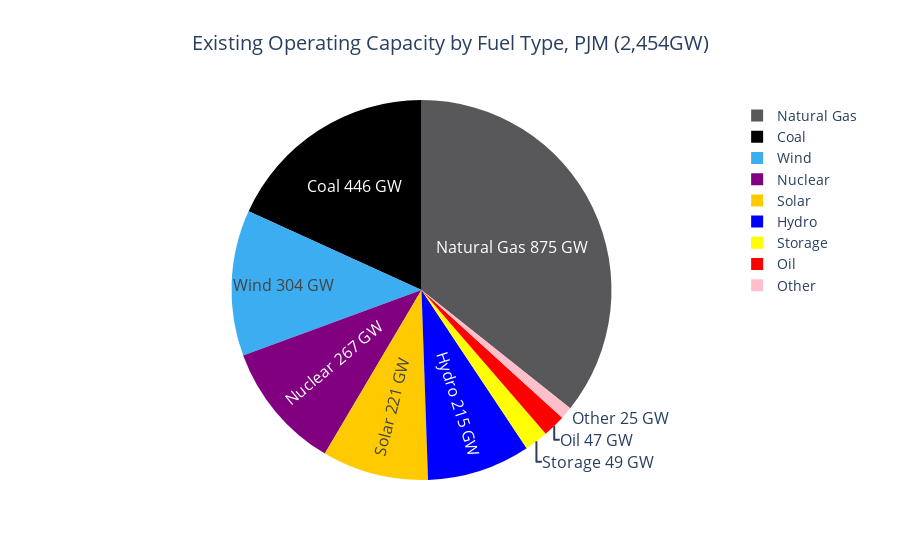

The notebook cell this image was saved under:
### Code cell
#Figure Existing Capacity by Fuel Type
PJM_existing_power_plants['FUEL_TYPE'] = PJM_existing_power_plants['FUEL_TYPE'].replace({
    'Gas': 'Natural Gas',
    'Water': 'Hydro',
    'Energy Storage': 'Storage'
})
fuel_capacity = PJM_existing_power_plants.groupby('FUEL_TYPE').agg(
    OPER_CAPACITY_PLANT=('OPER_CAPACITY_PLANT', 'sum'),
    project_count=('POWER_PLANT', 'count')
).reset_index()

total_capacity = fuel_capacity['OPER_CAPACITY_PLANT'].sum()
total_capacity_gw = total_capacity / 1000
fuel_capacity['percent'] = fuel_capacity['OPER_CAPACITY_PLANT'] / total_capacity * 100
major = fuel_capacity[fuel_capacity['percent'] >= 1].copy()
minor = fuel_capacity[fuel_capacity['percent'] < 1].copy()
other_capacity_sum = minor['OPER_CAPACITY_PLANT'].sum()
other_project_count = minor['project_count'].sum()

if other_capacity_sum > 0:
    other_row = pd.DataFrame({
        'FUEL_TYPE': ['Other'],
        'OPER_CAPACITY_PLANT': [other_capacity_sum],
        'project_count': [other_project_count],
        'percent': [other_capacity_sum / total_capacity * 100]
    })
    major = pd.concat([major, other_row], ignore_index=True)
major['slice_text'] = major.apply(
    lambda row: f"{row['FUEL_TYPE']} {int(row['OPER_CAPACITY_PLANT']/1000):.0f} GW",
    axis=1
)

colors = major['FUEL_TYPE'].map(fuel_color_map).fillna('#CCCCCC').tolist()
fig = go.Figure(data=[go.Pie(
    labels=major['FUEL_TYPE'],               
    values=major['OPER_CAPACITY_PLANT'],
    text=major['slice_text'],                 
    textinfo='text',                          
    hovertemplate=(
        "<b>%{label}</b><br>" +              
        "%{value:,} MW<br>" +                 
        "%{customdata} projects<br>" +        
        "<extra></extra>"
    ),
    customdata=major['project_count'],       
    textfont=dict(size=16),
    marker=dict(colors=colors)
)])

fig.update_layout(
    title=f'Existing Operating Capacity by Fuel Type, PJM ({total_capacity_gw:,.0f}GW)',
    title_x=0.5,
    font=dict(size=14)
)

fig.show()

### Figure 1 — Plotly figure (JSON) as saved in the notebook; plotly's stock layout.template omitted (floating-point values rounded to 4 significant figures)
{"data": [{"customdata": [467, 2451, 3025, 123, 1343, 9476, 1184, 2888, 1132], "hovertemplate": "<b>%{label}</b><br>%{value:,} MW<br>%{customdata} projects<br><extra></extra>", "labels": ["Coal", "Hydro", "Natural Gas", "Nuclear", "Oil", "Solar", "Storage", "Wind", "Other"], "marker": {"colors": ["#000000", "blue", "#58585b", "purple", "red", "#FFCB00", "yellow", "#3DADF2", "pink"]}, "text": ["Coal 446 GW", "Hydro 215 GW", "Natural Gas 875 GW", "Nuclear 267 GW", "Oil 47 GW", "Solar 221 GW", "Storage 49 GW", "Wind 304 GW", "Other 25 GW"], "textfont": {"size": 16}, "textinfo": "text", "type": "pie", "values": [446800.0, 215700.0, 875800.0, 267400.0, 47360.0, 221900.0, 49290.0, 304300.0, 25450.0]}], "layout": {"font": {"size": 14}, "title": {"text": "Existing Operating Capacity by Fuel Type, PJM (2,454GW)", "x": 0.5}}}
